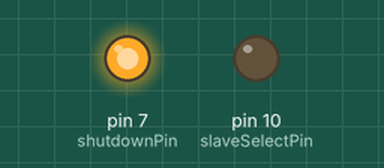
This sketch was run on a simulated Arduino Uno, built with avr-gcc and run on an emulated ATmega328P. On the bench: output pins drawn as LEDs (lit = HIGH).

Above: at 0.1 s.
At 1.1 s:
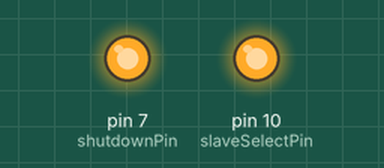
Timing chart, 0 to 2.6 s (numbered marks = the images above):
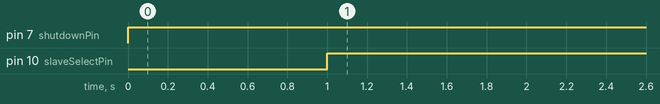

The sketch:

ejercicio_0.ino
```cpp
/*
  Matthew McMillan
  @matthewmcmillan
  http://matthewcmcmillan.blogspot.com
  Created 12 Mar 2014
  Digital Pot Control (MCP4251)

  This example controls a Microchip MCP4251 digital potentiometer.
  The MCP4251 has 2 potentiometer channels. Each channel's pins are labeled:
      A - connect this to voltage
      W - this is the pot's wiper, which changes when you set it
      B - connect this to ground.
  The MCP4251 also has Terminal Control Registers (TCON) which allow you to
  individually connect and disconnect the A,W,B terminals which can be useful
  for reducing power usage or motor controls.

  A value of 255 is no resistance
  A value of 128 is approximately 5k ohms
  A value of 0 is 10k ohm resistance

  The MCP4251 is SPI-compatible. To command it you send two bytes,
  one with the memory address and one with the value to set at that address.
  The MCP4251 has few different memory addresses for wipers and tcon (Terminal Control)
     *Wiper 0 write
     *Wiper 0 read
     *Wiper 1 write
     *Wiper 1 read
     *TCON write
     *TCON read

 The circuit:
     * All A pins of MCP4251 connected to +5V
     * All B pins of MCP4251 connected to ground
     * An LED and a 220-ohm resistor in series connected from each W pin to ground
     * VSS - to GND
     * VDD - to +5v
     * SHDN - to digital pin 7 and a 4.7k pull down resistor
     * CS - to digital pin 10  (SS pin)
     * SDI - to digital pin 11 (MOSI pin)
     * SDO - to digital pin 12 (MISO pin)
     * CLK - to digital pin 13 (SCK pin)

 created 12 Mar 2014

 Thanks to Heather Dewey-Hagborg and Tom Igoe for their original tutorials

*/


// inslude the SPI library:
#include <SPI.h>

// set pin 10 as the slave select for the digital pot:
const int slaveSelectPin = 10;
const int shutdownPin = 7;
const int wiper0writeAddr = B00000000;
const int wiper1writeAddr = B00010000;
const int tconwriteAddr = B01000000;
const int tcon_0off_1on = B11110000;
const int tcon_0on_1off = B00001111;
const int tcon_0off_1off = B00000000;
const int tcon_0on_1on = B11111111;

void setup() {
  // set the slaveSelectPin as an output:
  pinMode (slaveSelectPin, OUTPUT);
  // set the shutdownPin as an output:
  pinMode (shutdownPin, OUTPUT);
  // start with all the pots shutdown
  digitalWrite(shutdownPin,LOW);
  // initialize SPI:
  SPI.begin();
}

// This loop adjusts the brightness of two LEDs and
// uses the TCON registers to indvidually disconnect
// the wipers which turns off the LEDs.
void loop() {
  digitalWrite(shutdownPin,HIGH); //Turn off shutdown
  delay(1000);
  digitalPotWrite(wiper0writeAddr, 200); // Set wiper 0 to 200
  digitalPotWrite(wiper1writeAddr, 200); // Set wiper 1 to 200
  delay(1000);
  digitalPotWrite(tconwriteAddr, tcon_0off_1on); // Disconnect wiper 0 with TCON register
  delay(1000);
  digitalPotWrite(tconwriteAddr, tcon_0off_1off); // Disconnect both wipers with TCON register
  digitalPotWrite(wiper0writeAddr, 100); //Set wiper 0 to 255
  delay(1000);
  digitalPotWrite(tconwriteAddr, tcon_0on_1on); // Connect both wipers with TCON register
}

// This function takes care of sending SPI data to the pot.
void digitalPotWrite(int address, int value) {
  // take the SS pin low to select the chip:
  digitalWrite(slaveSelectPin,LOW);
  //  send in the address and value via SPI:
  SPI.transfer(address);
  SPI.transfer(value);
  // take the SS pin high to de-select the chip:
  digitalWrite(slaveSelectPin,HIGH);
}
```

Measured:
- by itself, pin 7 (shutdownPin): LOW → HIGH at 0.00 s
- by itself, pin 10 (slaveSelectPin): LOW → HIGH at 1.0 s
